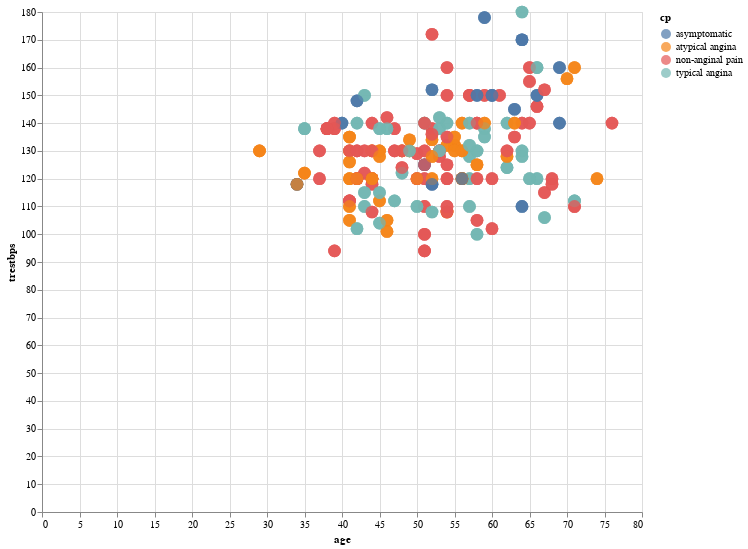

Notebook code for this chart:
### Code cell
selected_area = alt.selection_interval()
chart = alt.Chart(HeartDisease).mark_circle(size=160).encode(
            x='age:Q',
            y='trestbps:Q',
            color=alt.condition(selected_area, 'cp:N',
                     alt.value('lightgray'))
            ).properties(width=600,height=500).add_selection(selected_area)
chart

### Figure 1 — Vega-Lite specification as saved in the notebook (floating-point values rounded to 4 significant figures; data arrays with more than 128 entries replaced by an {"elided": "..."} marker saying what was removed)
{"config": {"view": {"continuousWidth": 400, "continuousHeight": 300}}, "data": {"name": "data-da87ede59a0ecb3fe79b17c2b439206e"}, "mark": {"type": "circle", "size": 160}, "encoding": {"color": {"condition": {"field": "cp", "type": "nominal", "selection": "selector003"}, "value": "lightgray"}, "x": {"field": "age", "type": "quantitative"}, "y": {"field": "trestbps", "type": "quantitative"}}, "height": 500, "selection": {"selector003": {"type": "interval"}}, "width": 600, "$schema": "https://vega.github.io/schema/vega-lite/v4.17.0.json", "datasets": {"data-da87ede59a0ecb3fe79b17c2b439206e": {"elided": "526 records"}}}
